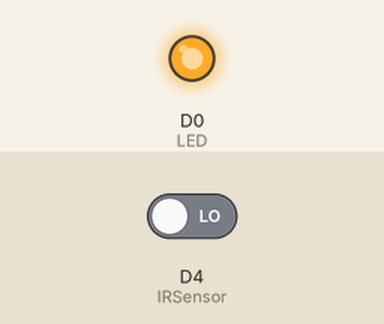
Simulated run of this sketch. Board: ESP8266 (NodeMCU). Shown: output pins drawn as LEDs (lit = HIGH). The inputs (shaded band) are chosen by the test bench; at power-on: D4 (IRSensor) LOW.

Above: at 1.2 s.
1.3 s: D4 (IRSensor) driven HIGH
At 2.5 s:
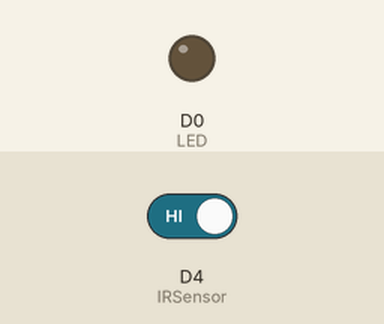
2.8 s: D4 (IRSensor) driven LOW
At 3.8 s:
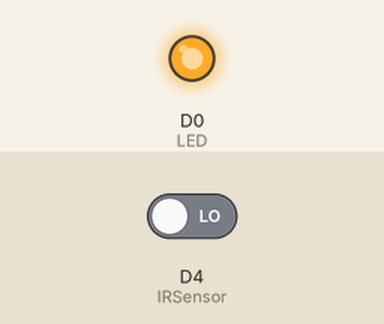
Timing chart, 0 to 5.8 s (numbered marks = the images above; inputs shaded):
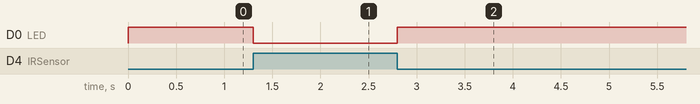

Measured:
- after the input at 1.3 s, D0 (LED): HIGH → LOW at once
- after the input at 2.8 s, D0 (LED): LOW → HIGH at once

The sketch:

ir.ino
```cpp
int IRSensor = D4; // connect ir sensor to arduino pin 2
int LED = D0; // conect Led to arduino pin 13


void setup()
{


  pinMode (IRSensor, INPUT); // sensor pin INPUT
  pinMode (LED, OUTPUT); // Led pin OUTPUT
}

void loop()
{
  int statusSensor = digitalRead (IRSensor);

  if (statusSensor == 1){
    digitalWrite(LED, LOW); // LED LOW
  }


  else
  {
    digitalWrite(LED, HIGH); // LED High
  }

}
```
